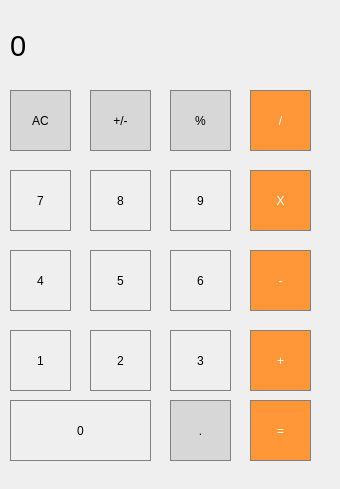
<?xml version="1.0" encoding="UTF-8"?>
<ui version="4.0">
 <class>MainWindow</class>
 <widget class="QMainWindow" name="MainWindow">
  <property name="geometry">
   <rect>
    <x>0</x>
    <y>0</y>
    <width>340</width>
    <height>489</height>
   </rect>
  </property>
  <property name="windowTitle">
   <string>MainWindow</string>
  </property>
  <widget class="QWidget" name="centralwidget">
   <widget class="QPushButton" name="pushButton_AC">
    <property name="geometry">
     <rect>
      <x>10</x>
      <y>90</y>
      <width>61</width>
      <height>61</height>
     </rect>
    </property>
    <property name="styleSheet">
     <string notr="true">QPushButton{
background-color: rgb(215,215,215);
border: 1px solid gray;
}
QPushButton:pressed{
background-color:qlineargradient(x1: 0, y1: 0, x2: 0, y2: 1, stop: 0 #BEBEBE, stop: 1 #D7D7D7);
}</string>
    </property>
    <property name="text">
     <string>AC</string>
    </property>
   </widget>
   <widget class="QPushButton" name="pushButton_plus_minus">
    <property name="geometry">
     <rect>
      <x>90</x>
      <y>90</y>
      <width>61</width>
      <height>61</height>
     </rect>
    </property>
    <property name="styleSheet">
     <string notr="true">QPushButton{
background-color: rgb(215,215,215);
border: 1px solid gray;
}
QPushButton:pressed{
background-color:qlineargradient(x1: 0, y1: 0, x2: 0, y2: 1, stop: 0 #BEBEBE, stop: 1 #D7D7D7);
}</string>
    </property>
    <property name="text">
     <string>+/-</string>
    </property>
   </widget>
   <widget class="QPushButton" name="pushButton_procent">
    <property name="geometry">
     <rect>
      <x>170</x>
      <y>90</y>
      <width>61</width>
      <height>61</height>
     </rect>
    </property>
    <property name="styleSheet">
     <string notr="true">QPushButton{
background-color: rgb(215,215,215);
border: 1px solid gray;
}
QPushButton:pressed{
background-color:qlineargradient(x1: 0, y1: 0, x2: 0, y2: 1, stop: 0 #BEBEBE, stop: 1 #D7D7D7);
}</string>
    </property>
    <property name="text">
     <string>%</string>
    </property>
   </widget>
   <widget class="QPushButton" name="pushButton_7">
    <property name="geometry">
     <rect>
      <x>10</x>
      <y>170</y>
      <width>61</width>
      <height>61</height>
     </rect>
    </property>
    <property name="styleSheet">
     <string notr="true">QPushButton{
border: 1px solid gray;
}
QpushButton:pressed{
background-color:qlineargradient(x1:0,y1:0,x2:0,y2:1,stop: 0 #dadbde, stop: 1 #f6f7fa);
}</string>
    </property>
    <property name="text">
     <string>7</string>
    </property>
   </widget>
   <widget class="QPushButton" name="pushButton_8">
    <property name="geometry">
     <rect>
      <x>90</x>
      <y>170</y>
      <width>61</width>
      <height>61</height>
     </rect>
    </property>
    <property name="styleSheet">
     <string notr="true">QPushButton{
border: 1px solid gray;
}
QpushButton:pressed{
background-color:qlineargradient(x1:0,y1:0,x2:0,y2:1,stop: 0 #dadbde, stop: 1 #f6f7fa);
}</string>
    </property>
    <property name="text">
     <string>8</string>
    </property>
   </widget>
   <widget class="QPushButton" name="pushButton_9">
    <property name="geometry">
     <rect>
      <x>170</x>
      <y>170</y>
      <width>61</width>
      <height>61</height>
     </rect>
    </property>
    <property name="styleSheet">
     <string notr="true">QPushButton{
border: 1px solid gray;
}
QpushButton:pressed{
background-color:qlineargradient(x1:0,y1:0,x2:0,y2:1,stop: 0 #dadbde, stop: 1 #f6f7fa);
}</string>
    </property>
    <property name="text">
     <string>9</string>
    </property>
   </widget>
   <widget class="QPushButton" name="pushButton_4">
    <property name="geometry">
     <rect>
      <x>10</x>
      <y>250</y>
      <width>61</width>
      <height>61</height>
     </rect>
    </property>
    <property name="styleSheet">
     <string notr="true">QPushButton{
border: 1px solid gray;
}
QpushButton:pressed{
background-color:qlineargradient(x1:0,y1:0,x2:0,y2:1,stop: 0 #dadbde, stop: 1 #f6f7fa);
}</string>
    </property>
    <property name="text">
     <string>4</string>
    </property>
   </widget>
   <widget class="QPushButton" name="pushButton_5">
    <property name="geometry">
     <rect>
      <x>90</x>
      <y>250</y>
      <width>61</width>
      <height>61</height>
     </rect>
    </property>
    <property name="styleSheet">
     <string notr="true">QPushButton{
border: 1px solid gray;
}
QpushButton:pressed{
background-color:qlineargradient(x1:0,y1:0,x2:0,y2:1,stop: 0 #dadbde, stop: 1 #f6f7fa);
}</string>
    </property>
    <property name="text">
     <string>5</string>
    </property>
   </widget>
   <widget class="QPushButton" name="pushButton_6">
    <property name="geometry">
     <rect>
      <x>170</x>
      <y>250</y>
      <width>61</width>
      <height>61</height>
     </rect>
    </property>
    <property name="styleSheet">
     <string notr="true">QPushButton{
border: 1px solid gray;
}
QpushButton:pressed{
background-color:qlineargradient(x1:0,y1:0,x2:0,y2:1,stop: 0 #dadbde, stop: 1 #f6f7fa);
}</string>
    </property>
    <property name="text">
     <string>6</string>
    </property>
   </widget>
   <widget class="QPushButton" name="pushButton_1">
    <property name="geometry">
     <rect>
      <x>10</x>
      <y>330</y>
      <width>61</width>
      <height>61</height>
     </rect>
    </property>
    <property name="styleSheet">
     <string notr="true">QPushButton{
border: 1px solid gray;
}
QpushButton:pressed{
background-color:qlineargradient(x1:0,y1:0,x2:0,y2:1,stop: 0 #dadbde, stop: 1 #f6f7fa);
}</string>
    </property>
    <property name="text">
     <string>1</string>
    </property>
   </widget>
   <widget class="QPushButton" name="pushButton_2">
    <property name="geometry">
     <rect>
      <x>90</x>
      <y>330</y>
      <width>61</width>
      <height>61</height>
     </rect>
    </property>
    <property name="styleSheet">
     <string notr="true">QPushButton{
border: 1px solid gray;
}
QpushButton:pressed{
background-color:qlineargradient(x1:0,y1:0,x2:0,y2:1,stop: 0 #dadbde, stop: 1 #f6f7fa);
}</string>
    </property>
    <property name="text">
     <string>2</string>
    </property>
   </widget>
   <widget class="QPushButton" name="pushButton_3">
    <property name="geometry">
     <rect>
      <x>170</x>
      <y>330</y>
      <width>61</width>
      <height>61</height>
     </rect>
    </property>
    <property name="styleSheet">
     <string notr="true">QPushButton{
border: 1px solid gray;
}
QPushButton:pressed{
background-color:qlineargradient(x1:0,y1:0,x2:0,y2:1,stop: 0 #dadbde, stop: 1 #f6f7fa);
}</string>
    </property>
    <property name="text">
     <string>3</string>
    </property>
   </widget>
   <widget class="QPushButton" name="pushButton_del">
    <property name="geometry">
     <rect>
      <x>250</x>
      <y>90</y>
      <width>61</width>
      <height>61</height>
     </rect>
    </property>
    <property name="styleSheet">
     <string notr="true">QPushButton{
background-color: rgb(255,151,57);
color: white;
border: 1px solid gray;
}
QPushButton:pressed{
background-color: qlineargradient(x1: 0, y1: 0, x2: 0, y2: 1, stop: 0 #FF7832, stop: 1 #FF9739);
}</string>
    </property>
    <property name="text">
     <string>/</string>
    </property>
   </widget>
   <widget class="QPushButton" name="pushButton_proizv">
    <property name="geometry">
     <rect>
      <x>250</x>
      <y>170</y>
      <width>61</width>
      <height>61</height>
     </rect>
    </property>
    <property name="styleSheet">
     <string notr="true">QPushButton{
background-color: rgb(255,151,57);
color: white;
border: 1px solid gray;
}
QPushButton:pressed{
background-color: qlineargradient(x1: 0, y1: 0, x2: 0, y2: 1, stop: 0 #FF7832, stop: 1 #FF9739);
}</string>
    </property>
    <property name="text">
     <string>X</string>
    </property>
   </widget>
   <widget class="QPushButton" name="pushButton_minus">
    <property name="geometry">
     <rect>
      <x>250</x>
      <y>250</y>
      <width>61</width>
      <height>61</height>
     </rect>
    </property>
    <property name="styleSheet">
     <string notr="true">QPushButton{
background-color: rgb(255,151,57);
color: white;
border: 1px solid gray;
}
QPushButton:pressed{
background-color: qlineargradient(x1: 0, y1: 0, x2: 0, y2: 1, stop: 0 #FF7832, stop: 1 #FF9739);
}</string>
    </property>
    <property name="text">
     <string>-</string>
    </property>
   </widget>
   <widget class="QPushButton" name="pushButton_plus">
    <property name="geometry">
     <rect>
      <x>250</x>
      <y>330</y>
      <width>61</width>
      <height>61</height>
     </rect>
    </property>
    <property name="styleSheet">
     <string notr="true">QPushButton{
background-color: rgb(255,151,57);
color: white;
border: 1px solid gray;
}
QPushButton:pressed{
background-color: qlineargradient(x1: 0, y1: 0, x2: 0, y2: 1, stop: 0 #FF7832, stop: 1 #FF9739);
}</string>
    </property>
    <property name="text">
     <string>+</string>
    </property>
   </widget>
   <widget class="QLabel" name="result_show">
    <property name="geometry">
     <rect>
      <x>10</x>
      <y>0</y>
      <width>331</width>
      <height>91</height>
     </rect>
    </property>
    <property name="font">
     <font>
      <family>Segoe UI</family>
      <pointsize>22</pointsize>
      <italic>false</italic>
      <bold>false</bold>
     </font>
    </property>
    <property name="styleSheet">
     <string notr="true">QLabel{
qproperty-alignment: 'AlignVCenter | AlignRight';
border-bottom: 1px solid gray;
}
background-color: white;</string>
    </property>
    <property name="text">
     <string>0</string>
    </property>
   </widget>
   <widget class="QPushButton" name="pushButton_0">
    <property name="geometry">
     <rect>
      <x>10</x>
      <y>400</y>
      <width>141</width>
      <height>61</height>
     </rect>
    </property>
    <property name="styleSheet">
     <string notr="true">QPushButton{
border: 1px solid gray;
}
QpushButton:pressed{
background-color:qlineargradient(x1:0,y1:0,x2:0,y2:1,stop: 0 #dadbde, stop: 1 #f6f7fa);
}</string>
    </property>
    <property name="text">
     <string>0</string>
    </property>
   </widget>
   <widget class="QPushButton" name="pushButton_dot">
    <property name="geometry">
     <rect>
      <x>170</x>
      <y>400</y>
      <width>61</width>
      <height>61</height>
     </rect>
    </property>
    <property name="styleSheet">
     <string notr="true">QPushButton{
background-color: rgb(215,215,215);
border: 1px solid gray;
}
QPushButton:pressed{
background-color:qlineargradient(x1: 0, y1: 0, x2: 0, y2: 1, stop: 0 #BEBEBE, stop: 1 #D7D7D7);
}</string>
    </property>
    <property name="text">
     <string>.</string>
    </property>
   </widget>
   <widget class="QPushButton" name="pushButton_ravno">
    <property name="geometry">
     <rect>
      <x>250</x>
      <y>400</y>
      <width>61</width>
      <height>61</height>
     </rect>
    </property>
    <property name="styleSheet">
     <string notr="true">QPushButton{
background-color: rgb(255,151,57);
color: white;
border: 1px solid gray;
}
QPushButton:pressed{
background-color: qlineargradient(x1: 0, y1: 0, x2: 0, y2: 1, stop: 0 #FF7832, stop: 1 #FF9739);
}</string>
    </property>
    <property name="text">
     <string>=</string>
    </property>
   </widget>
  </widget>
 </widget>
 <resources/>
 <connections/>
</ui>
